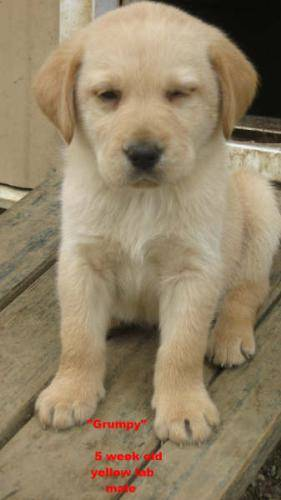
#> input picture dog.jpg, 281 x 500 px
$ python convolve_test.py
#> lines starting #> are read from the running program, lines starting #| are printed output that depends on the picture
import numpy as np
from skimage.exposure import rescale_intensity
import cv2

input_image = cv2.imread("dog.jpg")
#> input_image is the input picture: shape (500, 281, 3); mean B, G, R 102.9, 130.5, 146.6
input_image = cv2.cvtColor(input_image, cv2.COLOR_BGR2GRAY)
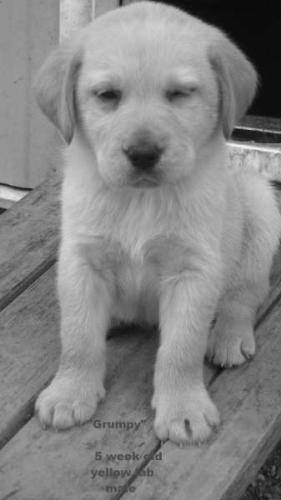
#> input_image: shape (500, 281); min 8, max 245, mean 132.2

'''input_image = np.array((
	[22, 56, 80, 2, 255],
	[126, 10, 15, 20, 100],
	[64, 60, 0, 255, 10],
	[0, 1, 255, 20, 10],
	[10, 20, 10, 0, 200]))'''

(iH, iW) = input_image.shape[:2]
#> iH = 500; iW = 281
# print(iH, iW)

kernel = np.array((
	[0, 1, 2],
	[-2, 0, 1],
	[1, 2, 0]))

(kH, kW) = kernel.shape[:2]
# print(kH, kW)

pad = (kW - 1) // 2
# print(pad)

input_image = cv2.copyMakeBorder(input_image, pad, pad, pad, pad, cv2.BORDER_REPLICATE)
#> input_image: shape (502, 283)
# print(input_image.shape)

output = np.zeros((iH, iW), dtype = "float")
# print(output_image.shape)

# print(pad, iH + pad)
# print(pad, iW + pad)
K = []

for y in np.arange(pad, iH + pad):

	for x in np.arange(pad, iW + pad):

		roi = input_image[y - pad:y + pad + 1, x - pad:x + pad + 1]

		k = (roi * kernel).sum()

		K.append(k)

		output[y - pad, x - pad] = k
#> after the loop, K = 140500 items

output = rescale_intensity(output, in_range = (0, 255))
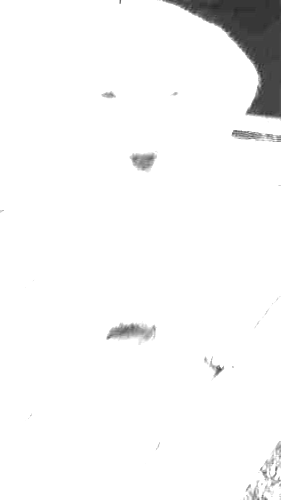
#> output: shape (500, 281) float64; min 0.161, max 1, mean 0.967

output = (output * 255).astype("uint8")

print(output)
#> (printed output is left out)
